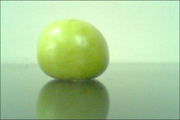
//> input picture Template_opencv/hijau.jpg, 180 x 120 px, given in place of the camera
$ ./Template_opencv   (built with g++ and OpenCV 4)
//> lines starting //> are read from the running program, lines starting //| are printed output that depends on the picture
### Template_opencv/stdafx.h
// stdafx.h : include file for standard system include files,
// or project specific include files that are used frequently, but
// are changed infrequently
//

#pragma once

#include "targetver.h"

#include <stdio.h>
#include <tchar.h>


// TODO: reference additional headers your program requires here

### Template_opencv/Template_opencv.cpp
// Template_opencv.cpp : Defines the entry point for the console application.
//

#include "stdafx.h"
#include <opencv2\opencv.hpp>
using namespace cv;


int _tmain(int argc, _TCHAR* argv[])
{
	VideoCapture cap(1); // open the default camera
	if (!cap.isOpened()) // check if we succeeded
		return -1;
	Mat edges;
	namedWindow("edges", 1);
	for (;;)
	{
		Mat frame;
		cap >> frame; // get a new frame from camera
//> frame is the input picture: 120 rows x 180 cols, CV_8UC3; mean B, G, R 152.6, 205.4, 171.9
		cvtColor(frame, edges, COLOR_BGR2GRAY);
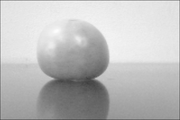
//> edges: 120 rows x 180 cols, CV_8UC1; min 63, max 253, mean 189.4
		GaussianBlur(edges, edges, Size(7, 7), 1.5, 1.5);
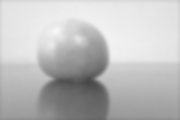
//> edges: 120 rows x 180 cols, CV_8UC1; min 71, max 248, mean 189.9
		Canny(edges, edges, 0, 30, 3);
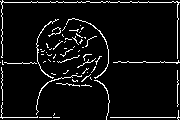
//> edges: 120 rows x 180 cols, CV_8UC1; 6.2% white in thin lines or dots
		imshow("edges", edges);
		if (waitKey(1) >= 0) break;
//> the Esc key is pressed
	}
	// the camera will be deinitialized automatically in VideoCapture destructor
	return 0;
}

$ run again, on Template_opencv/merah.jpg
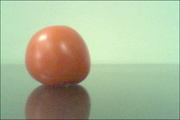
//> input picture Template_opencv/merah.jpg, 180 x 120 px, given in place of the camera
//> frame is the input picture: 120 rows x 180 cols, CV_8UC3; mean B, G, R 151.1, 183.7, 171.4
//> `GaussianBlur(edges, edges, Size(7, 7), 1.5, 1.5);`:
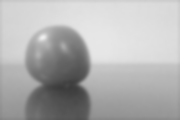
//> edges: 120 rows x 180 cols, CV_8UC1; min 59, max 238, mean 176.8
//> `Canny(edges, edges, 0, 30, 3);`:
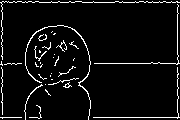
//> edges: 120 rows x 180 cols, CV_8UC1; 5.6% white in thin lines or dots
